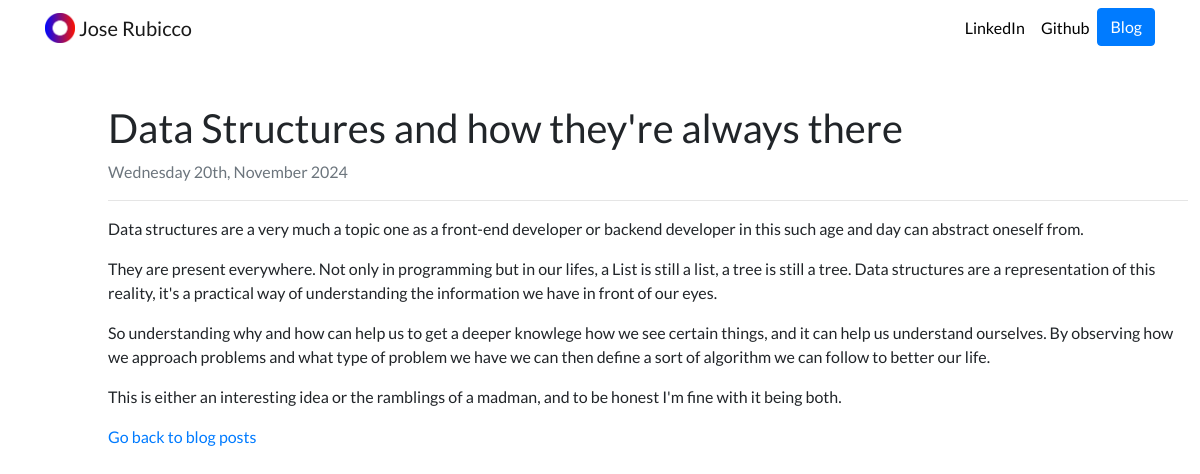
Page /blog/7/ on the committed database.
### blog/models.py (models this page shows, shortened)
class BlogPost(models.Model):
    title = models.CharField(max_length=100)
    description = models.TextField()
    date = models.DateField(auto_now_add=True)

### blog/views.py (the view)
# urls.py: path("<int:blog_id>/", views.post, name="blogpost"),
def post(request, blog_id):
    blog = get_object_or_404(BlogPost, pk=blog_id)
    return render(request, "blog/post.html", {"blog": blog})

### blog/templates/blog/post.html
{% extends "blog/base.html" %}
{% block content %}
		<div class="container mx-5 my-5">
			<h1>{{blog.title}}</h1>
			<p class="text-secondary">{{blog.date|date:"l dS, F Y"}}</p>
			<hr>
			<p class="card-text">{{blog.description|safe}}</p>
			<a href={% url "blog:blogs"  %}>Go back to blog posts</a>
		</div>
{% endblock %}

### personal_portfolio/static/portfolio/custom.css (style rules this page uses)
body { font-family: 'Lato', sans-serif; }

### rows in the picture
BlogPost: title "Data Structures and how they're always there", date "Wednesday 20th, November 2024", description "Data structures are a very much a topic one as a front-end developer or backend developer in this such age and day can abstract oneself from. They are present everywhere. Not only in programming but in our lifes, a List is still a list, a tree is still a tree. Data structures are a representation of this reality, it's a practical way of understanding the information we have in front of our eyes. So understanding why and how can help us to get a deeper knowlege how we see certain things, and it can help us understand ourselves. By observing how we approach problems and what type of problem we have we can then define a sort of algorithm we can follow to better our life. This is either an…"
